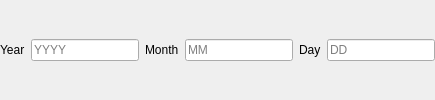
            <widget class="QWidget" name="wgtDate" native="true">
             <layout class="QHBoxLayout" name="hblDate">
              <property name="leftMargin">
               <number>0</number>
              </property>
              <property name="topMargin">
               <number>0</number>
              </property>
              <property name="rightMargin">
               <number>0</number>
              </property>
              <property name="bottomMargin">
               <number>0</number>
              </property>
              <item>
               <widget class="QLabel" name="lblYYYY">
                <property name="text">
                 <string>Year</string>
                </property>
               </widget>
              </item>
              <item>
               <widget class="QLineEdit" name="txtYYYY">
                <property name="sizePolicy">
                 <sizepolicy hsizetype="Expanding" vsizetype="Fixed">
                  <horstretch>0</horstretch>
                  <verstretch>0</verstretch>
                 </sizepolicy>
                </property>
                <property name="focusPolicy">
                 <enum>Qt::StrongFocus</enum>
                </property>
                <property name="text">
                 <string/>
                </property>
                <property name="placeholderText">
                 <string>YYYY</string>
                </property>
               </widget>
              </item>
              <item>
               <widget class="QLabel" name="lblMM">
                <property name="text">
                 <string>Month</string>
                </property>
               </widget>
              </item>
              <item>
               <widget class="QLineEdit" name="txtMM">
                <property name="focusPolicy">
                 <enum>Qt::StrongFocus</enum>
                </property>
                <property name="placeholderText">
                 <string>MM</string>
                </property>
               </widget>
              </item>
              <item>
               <widget class="QLabel" name="lblDD">
                <property name="text">
                 <string>Day</string>
                </property>
               </widget>
              </item>
              <item>
               <widget class="QLineEdit" name="txtDD">
                <property name="focusPolicy">
                 <enum>Qt::StrongFocus</enum>
                </property>
                <property name="placeholderText">
                 <string>DD</string>
                </property>
               </widget>
              </item>
             </layout>
            </widget>
